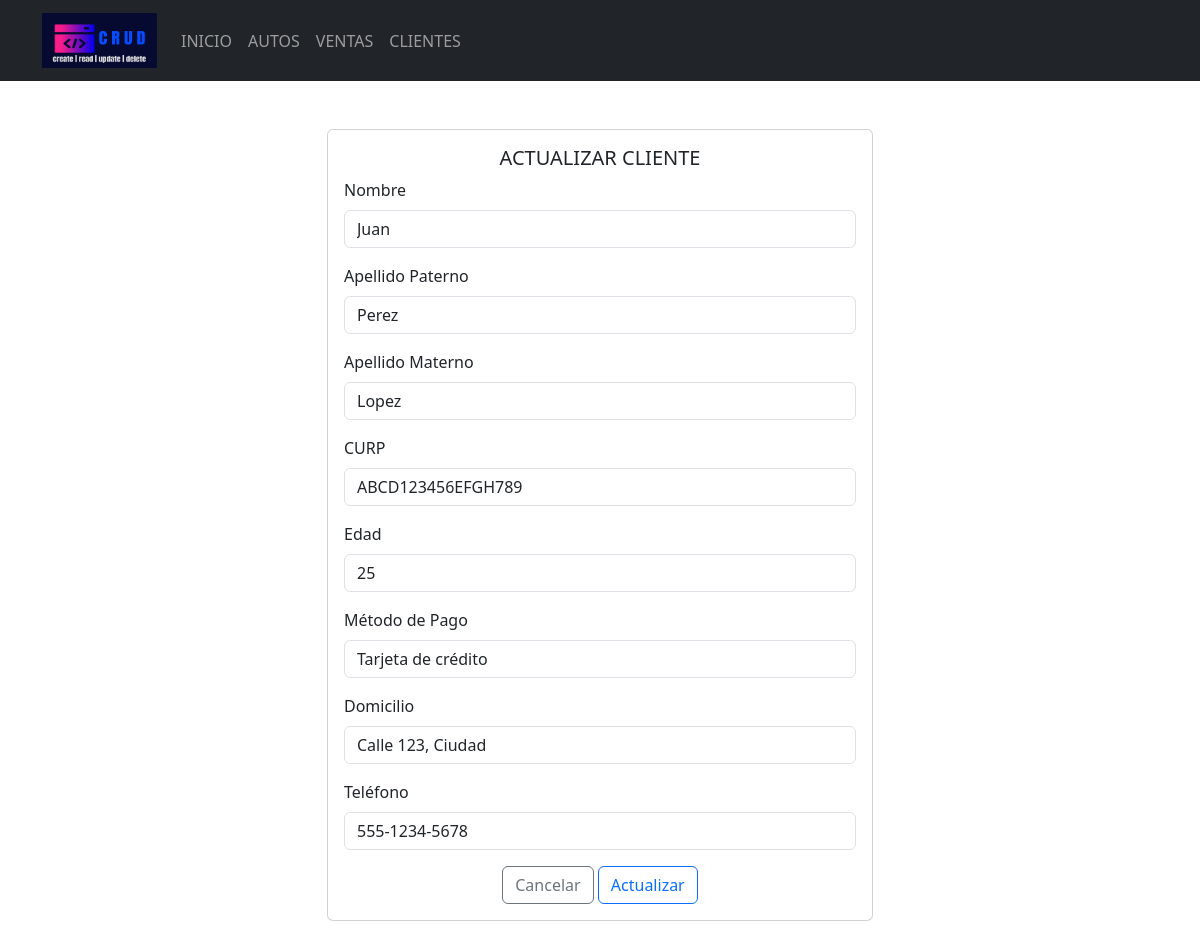
Page /Formularios/marcas/actualizar.php?id_cliente=1 on the committed database.
### tables this page shows
CREATE TABLE `cliente` (
  `id_cliente` INT(11) PRIMARY KEY AUTO_INCREMENT,
  `nombre` VARCHAR(100) NOT NULL,
  `apellidoP` VARCHAR(100) NOT NULL,
  `apellidoM` VARCHAR(100) NOT NULL,
  `curp` VARCHAR(100) NOT NULL,
  `edad` INT(2) NOT NULL,
  `metodo_de_pago` VARCHAR(50) NOT NULL,
  `domicilio` VARCHAR(50) NOT NULL,
  `telefono` VARCHAR(50) NOT NULL
);

### Formularios/marcas/actualizar.php (the view, shortened to what this page needs)
<!doctype html>
<html lang="es">
<head>
    <link rel="stylesheet" href="<?php echo base_url; ?>css/bootstrap.min.css">
</head>
<body>
    <header>
        <nav class="navbar navbar-expand-lg bg-dark" data-bs-theme="dark">
            <div class="container">
                <a class="navbar-brand" href="<?php echo base_url; ?>">
                    <img src="<?php echo base_url; ?>img/logo.png" alt="logo" height="55" width="115">
                </a>
                <div class="collapse navbar-collapse" id="mi-menu">
                    <ul class="navbar-nav">
                        <li class="nav-item">
                            <a class="nav-link" href="<?php echo base_url; ?>">INICIO</a>
                        </li>
                        <li class="nav-item">
                            <a class="nav-link" href="<?php echo base_url; ?>Formularios/productos/index.php">AUTOS</a>
                        </li>
                        <li class="nav-item">
                            <a class="nav-link"
                                href="<?php echo base_url; ?>Formularios/categorias/index.php">VENTAS</a>
                        </li>
                        <li class="nav-item">
                            <a class="nav-link" href="<?php echo base_url; ?>Formularios/marcas/index.php">CLIENTES</a>
                        </li>
                    </ul>
                </div>
            </div>
        </nav>
    </header>
    <div class="container mt-5 mb-5">
        <div class="row justify-content-center">
            <div class="col-md-6">
                <div class="card">
                    <div class="card-body">
                        <h5 class="card-title text-center">ACTUALIZAR CLIENTE</h5>
                        <form action="<?php echo base_url; ?>CRUDM/editarDatos.php" method="post">
                            <?php
                            include_once("../../config/conexion.php");
                            $sql = "SELECT * FROM cliente WHERE id_cliente =" . $_REQUEST['id_cliente'];
                            $resultado = $conexion->query($sql);
                            $row = $resultado->fetch_assoc();
                            ?>
                            <div class="mb-3">
                                <label for="nombre" class="form-label">Nombre</label>
                                <input type="text" class="form-control" name="nombre"
                                    value="<?php echo $row['nombre'] ?>">
                            </div>
                            <div class="mb-3">
                                <label for="apellidoP" class="form-label">Apellido Paterno</label>
                                <input type="text" class="form-control" name="apellidoP"
                                    value="<?php echo $row['apellidoP'] ?>">
                            </div>
                            <div class="mb-3">
                                <label for="apellidoM" class="form-label">Apellido Materno</label>
                                <input type="text" class="form-control" name="apellidoM"
                                    value="<?php echo $row['apellidoM'] ?>">
                            </div>
                            <div class="mb-3">
                                <label for="curp" class="form-label">CURP</label>
                                <input type="text" class="form-control" name="curp" value="<?php echo $row['curp'] ?>">
                            </div>
                            <div class="mb-3">
                                <label for="edad" class="form-label">Edad</label>
                                <input type="number" class="form-control" name="edad"
                                    value="<?php echo $row['edad'] ?>">
                            </div>
                            <div class="mb-3">
                                <label for="metodo_de_pago" class="form-label">Método de Pago</label>
                                <input type="text" class="form-control" name="metodo_de_pago"
                                    value="<?php echo $row['metodo_de_pago'] ?>">
                            </div>
                            <div class="mb-3">
                                <label for="domicilio" class="form-label">Domicilio</label>
                                <input type="text" class="form-control" name="domicilio"
                                    value="<?php echo $row['domicilio'] ?>">
                            </div>
                            <div class="mb-3">
                                <label for="telefono" class="form-label">Teléfono</label>
                                <input type="text" class="form-control" name="telefono"
                                    value="<?php echo $row['telefono'] ?>">
                            </div>
                            <div class="text-center">
                                <a href="../../Formularios/marcas/index.php" type="submit"
                                    class="btn btn-outline-secondary">Cancelar</a>
                                <button type="submit" class="btn btn-outline-primary">Actualizar</button>
                            </div>
                        </form>
                    </div>
                </div>
            </div>
        </div>
    </div>
</body>
</html>

### rows in the picture
cliente: nombre "Juan", apellidoP "Perez", apellidoM "Lopez", curp "ABCD123456EFGH789", edad "25", metodo_de_pago "Tarjeta de crédito", domicilio "Calle 123, Ciudad", telefono "555-1234-5678"
